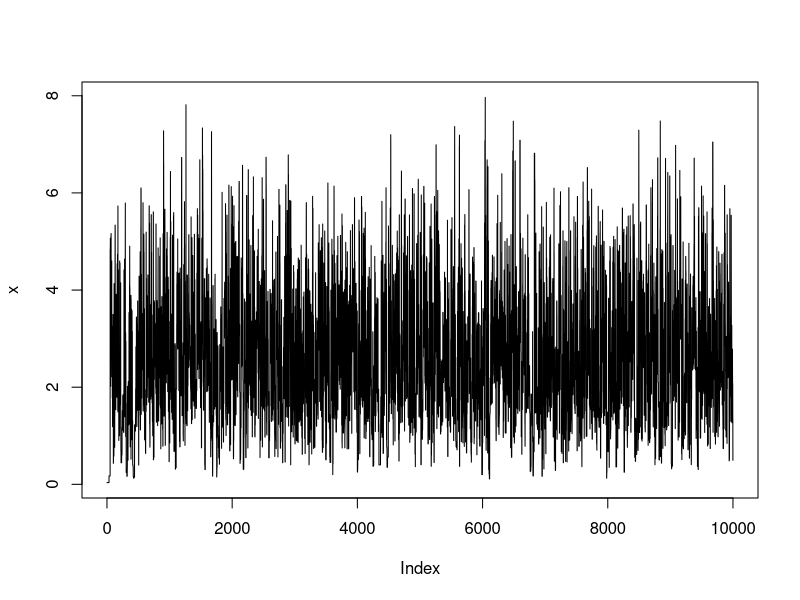

Source code (R):
# Example for MH algorithm: generate random numbers from Rayleigh distribution
set.seed(1234)
m <- 10000
sigma2 <- 4
# log of the target distribution
logf.ray <- function(x){
      log(x)-log(sigma2)-(x^2)/(2*sigma2)
}

x <- numeric(m)  # collector
x[1] <- rchisq(1, df = 1) # initial value
for(t in 2:m){
      x.t_1 <- x[t-1]
      x.star <- rchisq(1, df = x.t_1)
      log.num <- logf.ray(x.star) + dchisq(x.t_1, df = x.star, log = T)
      log.den <- logf.ray(x.t_1) + dchisq(x.star, df = x.t_1, log = T)
      log.R <- log.num - log.den
      if(log(runif(1)) <= log.R){
            x[t] <- x.star
      }
      else{
           x[t] <- x.t_1 
      }
}
plot(x, type = 'l')
